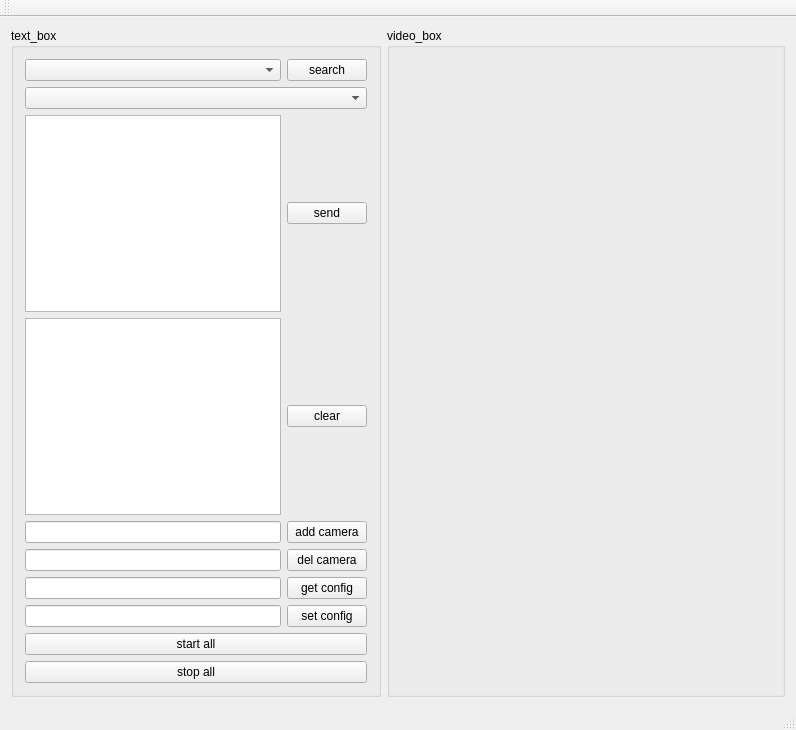
<?xml version="1.0" encoding="UTF-8"?>
<ui version="4.0">
 <class>MainWindow</class>
 <widget class="QMainWindow" name="MainWindow">
  <property name="geometry">
   <rect>
    <x>0</x>
    <y>0</y>
    <width>796</width>
    <height>730</height>
   </rect>
  </property>
  <property name="windowTitle">
   <string>MainWindow</string>
  </property>
  <widget class="QWidget" name="centralWidget">
   <layout class="QFormLayout" name="formLayout">
    <item row="0" column="0">
     <widget class="QGroupBox" name="groupBox_text">
      <property name="title">
       <string>text_box</string>
      </property>
      <layout class="QGridLayout" name="gridLayout">
       <item row="8" column="0" colspan="2">
        <widget class="QPushButton" name="pushButton_start">
         <property name="text">
          <string>start all</string>
         </property>
        </widget>
       </item>
       <item row="3" column="0">
        <widget class="QPlainTextEdit" name="plainTextEdit_recive"/>
       </item>
       <item row="2" column="0">
        <widget class="QPlainTextEdit" name="plainTextEdit_send"/>
       </item>
       <item row="0" column="0">
        <widget class="QComboBox" name="comboBox_search"/>
       </item>
       <item row="0" column="1">
        <widget class="QPushButton" name="pushButton_search">
         <property name="text">
          <string>search</string>
         </property>
        </widget>
       </item>
       <item row="4" column="0">
        <widget class="QLineEdit" name="lineEdit_addcamera"/>
       </item>
       <item row="4" column="1">
        <widget class="QPushButton" name="pushButton_addcamera">
         <property name="text">
          <string>add camera</string>
         </property>
        </widget>
       </item>
       <item row="3" column="1">
        <widget class="QPushButton" name="pushButton_recive">
         <property name="text">
          <string>clear</string>
         </property>
        </widget>
       </item>
       <item row="2" column="1">
        <widget class="QPushButton" name="pushButton_send">
         <property name="text">
          <string>send</string>
         </property>
        </widget>
       </item>
       <item row="5" column="0">
        <widget class="QLineEdit" name="lineEdit_delcamera"/>
       </item>
       <item row="1" column="0" colspan="2">
        <widget class="QComboBox" name="comboBox_cameras"/>
       </item>
       <item row="5" column="1">
        <widget class="QPushButton" name="pushButton_delcamera">
         <property name="text">
          <string>del camera</string>
         </property>
        </widget>
       </item>
       <item row="7" column="0">
        <widget class="QLineEdit" name="lineEdit_setconfig"/>
       </item>
       <item row="6" column="1">
        <widget class="QPushButton" name="pushButton_getconfig">
         <property name="text">
          <string>get config</string>
         </property>
        </widget>
       </item>
       <item row="7" column="1">
        <widget class="QPushButton" name="pushButton_setconfig">
         <property name="text">
          <string>set config</string>
         </property>
        </widget>
       </item>
       <item row="6" column="0">
        <widget class="QLineEdit" name="lineEdit_getconfig"/>
       </item>
       <item row="9" column="0" colspan="2">
        <widget class="QPushButton" name="pushButton_stop">
         <property name="text">
          <string>stop all</string>
         </property>
        </widget>
       </item>
      </layout>
     </widget>
    </item>
    <item row="0" column="1">
     <widget class="QGroupBox" name="groupBox_video">
      <property name="title">
       <string>video_box</string>
      </property>
      <layout class="QGridLayout" name="gridLayout_2">
       <item row="0" column="0">
        <layout class="QGridLayout" name="gridLayout_video"/>
       </item>
      </layout>
     </widget>
    </item>
   </layout>
  </widget>
  <widget class="QMenuBar" name="menuBar">
   <property name="geometry">
    <rect>
     <x>0</x>
     <y>0</y>
     <width>796</width>
     <height>19</height>
    </rect>
   </property>
  </widget>
  <widget class="QToolBar" name="mainToolBar">
   <attribute name="toolBarArea">
    <enum>TopToolBarArea</enum>
   </attribute>
   <attribute name="toolBarBreak">
    <bool>false</bool>
   </attribute>
  </widget>
  <widget class="QStatusBar" name="statusBar"/>
 </widget>
 <layoutdefault spacing="6" margin="11"/>
 <resources/>
 <connections/>
</ui>
